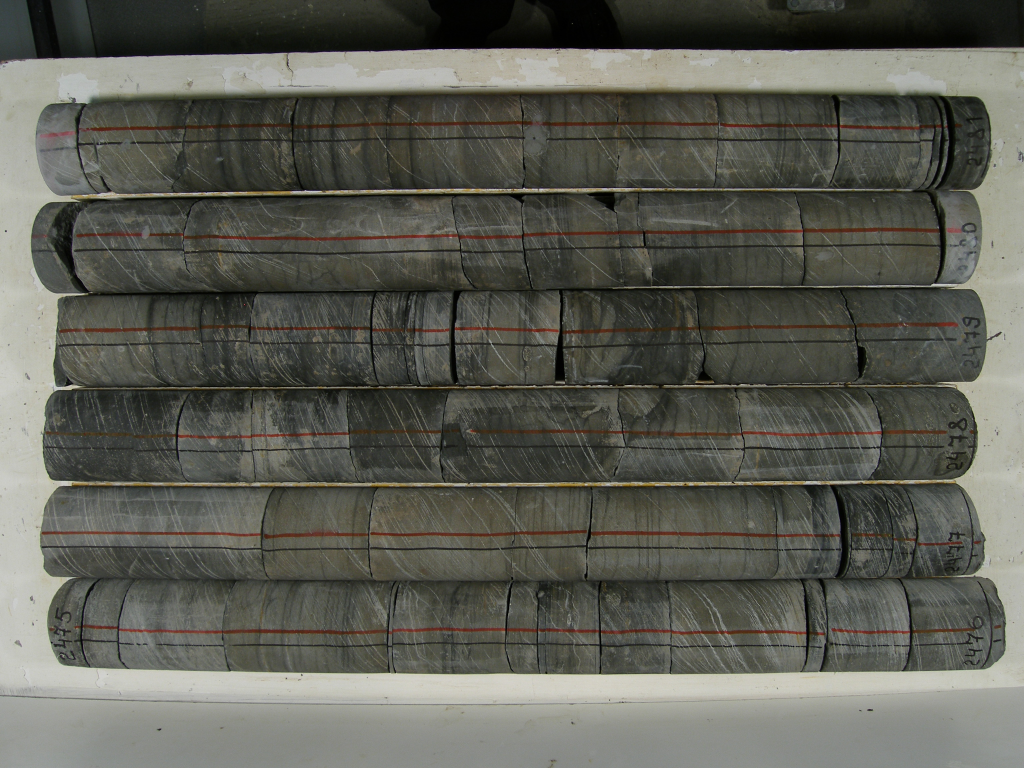
%> input picture kern/P0000001.JPG, 3072 x 2304 px (shown at 1/3 size)
$ octave --eval "result = flow_('P0000001.JPG');"   (GNU Octave 9; MATLAB toolbox functions it lacks are replaced by stand-ins)
%> lines starting %> are read from the running program, lines starting %| are printed output that depends on the picture; in (x1, y1, x2, y2) boxes, pixels count from 0 and x2, y2 are one past the last pixel; in counts of white or black regions, pixels touching at a corner belong together; the program's own positions count from 1
### kern/xcorr.m
function [c,lags] = xcorr(x,varargin)
%XCORR Cross-correlation function estimates.
%   C = XCORR(A,B), where A and B are length M vectors (M>1), returns
%   the length 2*M-1 cross-correlation sequence C. If A and B are of
%   different length, the shortest one is zero-padded.  C will be a
%   row vector if A is a row vector, and a column vector if A is a
%   column vector.
%
%   XCORR produces an estimate of the correlation between two random
%   (jointly stationary) sequences:
%          C(m) = E[A(n+m)*conj(B(n))] = E[A(n)*conj(B(n-m))]
%   It is also the deterministic correlation between two deterministic
%   signals.
%
%   XCORR(A), when A is a vector, is the auto-correlation sequence.
%   XCORR(A), when A is an M-by-N matrix, is a large matrix with
%   2*M-1 rows whose N^2 columns contain the cross-correlation
%   sequences for all combinations of the columns of A.
%   The zeroth lag of the output correlation is in the middle of the
%   sequence, at element or row M.
%
%   XCORR(...,MAXLAG) computes the (auto/cross) correlation over the
%   range of lags:  -MAXLAG to MAXLAG, i.e., 2*MAXLAG+1 lags.
%   If missing, default is MAXLAG = M-1.
%
%   [C,LAGS] = XCORR(...)  returns a vector of lag indices (LAGS).
%
%   XCORR(...,SCALEOPT), normalizes the correlation according to SCALEOPT:
%     'biased'   - scales the raw cross-correlation by 1/M.
%     'unbiased' - scales the raw correlation by 1/(M-abs(lags)).
%     'coeff'    - normalizes the sequence so that the auto-correlations
%                  at zero lag are identically 1.0.
%     'none'     - no scaling (this is the default).
%
%   See also XCOV, CORRCOEF, CONV, CCONV, COV and XCORR2.

%   Author(s): R. Losada
%   Copyright 1988-2004 The MathWorks, Inc.
%   $Revision: 1.16.4.4 $  $Date: 2007/12/14 15:06:38 $
%
%   References:
%     S.J. Orfanidis, "Optimum Signal Processing. An Introduction"
%     2nd Ed. Macmillan, 1988.

error(nargchk(1,4,nargin,'struct'));

[x,nshift] = shiftdim(x);
[xIsMatrix,autoFlag,maxlag,scaleType,msg] = parseinput(x,varargin{:});
if ~isempty(msg), error(generatemsgid('SigErr'),msg); end

if xIsMatrix,
	[c,M,N] = matrixCorr(x);
else
	[c,M,N] = vectorXcorr(x,autoFlag,varargin{:});
end

% Force correlation to be real when inputs are real
c = forceRealCorr(c,x,autoFlag,varargin{:});


lags = -maxlag:maxlag;


% Keep only the lags we want and move negative lags before positive lags
if maxlag >= M,
	c = [zeros(maxlag-M+1,N^2);c(end-M+2:end,:);c(1:M,:);zeros(maxlag-M+1,N^2)];
else
	c = [c(end-maxlag+1:end,:);c(1:maxlag+1,:)];
end

% Scale as specified
[c,msg] = scaleXcorr(c,xIsMatrix,scaleType,autoFlag,M,maxlag,lags,x,varargin{:});
if ~isempty(msg), error(generatemsgid('SigErr'),msg); end

% If first vector is a row, return a row
c = shiftdim(c,-nshift);

%----------------------------------------------------------------
% [16 lines left out: function matrixCorr, not called in this run]

%----------------------------------------------------------------
function [c,M,N] = vectorXcorr(x,autoFlag,varargin)
% Compute auto- or cross-correlation for vector inputs

x = x(:);

[M,N] = size(x);

if autoFlag,
	% Autocorrelation
	% Compute correlation via FFT
	X = fft(x,2^nextpow2(2*M-1));
	c = ifft(abs(X).^2);

else
	% xcorrelation
	y = varargin{1};
	y = y(:);
	L = length(y);

	% Cache the length(x)
	Mcached = M;

	% Recompute length(x) in case length(y) > length(x)
	M = max(Mcached,L);

    if (L ~= Mcached) && any([L./Mcached, Mcached./L] > 10),

        % Vector sizes differ by a factor greater than 10,
		% fftfilt is faster
		neg_c = conj(fftfilt(conj(x),flipud(y))); % negative lags
		pos_c = flipud(fftfilt(conj(y),flipud(x))); % positive lags

		% Make them of almost equal length (remove zero-th lag from neg)
		lneg = length(neg_c); lpos = length(pos_c);
		neg_c = [zeros(lpos-lneg,1);neg_c(1:end-1)];
		pos_c = [pos_c;zeros(lneg-lpos,1)];

		c = [pos_c;neg_c];

	else
		if L ~= Mcached,
			% Force equal lengths
			if L > Mcached
				x = [x;zeros(L-Mcached,1)];

			else
				y = [y;zeros(Mcached-L,1)];
			end
		end

		% Transform both vectors
		X = fft(x,2^nextpow2(2*M-1));
		Y = fft(y,2^nextpow2(2*M-1));

		% Compute cross-correlation
		c = ifft(X.*conj(Y));
	end
end

%----------------------------------------------------------------
function [c,msg] = scaleXcorr(c,xIsMatrix,scaleType,autoFlag,...
	M,maxlag,lags,x,varargin)
% Scale correlation as specified

msg = '';

switch scaleType,
case 'none',
	return
case 'biased',
	% Scales the raw cross-correlation by 1/M.
	c = c./M;
case 'unbiased',
	% Scales the raw correlation by 1/(M-abs(lags)).
	scale = (M-abs(lags)).';
	scale(scale<=0)=1; % avoid divide by zero, when correlation is zero

	if xIsMatrix,
		scale = repmat(scale,1,size(c,2));
	end
	c = c./scale;
case 'coeff',
	% Normalizes the sequence so that the auto-correlations
	% at zero lag are identically 1.0.
	if ~autoFlag,
		% xcorr(x,y)
		% Compute autocorrelations at zero lag
		cxx0 = sum(abs(x).^2);
		cyy0 = sum(abs(varargin{1}).^2);
		scale = sqrt(cxx0*cyy0);
		c = c./scale;
	else
		if ~xIsMatrix,
			% Autocorrelation case, simply normalize by c[0]
			c = c./c(maxlag+1);
		else
			% Compute the indices corresponding to the columns for which
			% we have autocorrelations (e.g. if c = n by 9, the autocorrelations
			% are at columns [1,5,9] the other columns are cross-correlations).
			[mc,nc] = size(c);
			jkl = reshape(1:nc,sqrt(nc),sqrt(nc))';
			tmp = sqrt(c(maxlag+1,diag(jkl)));
			tmp = tmp(:)*tmp;
			cdiv = repmat(tmp(:).',mc,1);
			c = c ./ cdiv; % The autocorrelations at zero-lag are normalized to
			% one
		end
	end
end

%----------------------------------------------------------------
function [xIsMatrix,autoFlag,maxlag,scaleType,msg] = parseinput(x,varargin)
%    Parse the input and determine optional parameters:
%
%    Outputs:
%       xIsMatrix - flag indicating if x is a matrix
%       AUTOFLAG  - 1 if autocorrelation, 0 if xcorrelation
%       maxlag    - Number or lags to compute
%       scaleType - String with the type of scaling wanted
%       msg       - possible error message

% Set some defaults
scaleType = '';
autoFlag = 1; % Assume autocorrelation until proven otherwise
maxlag = [];

errMsg = 'Input argument is not recognized.';

switch nargin,
case 2,
	% Can be (x,y), (x,maxlag), or (x,scaleType)
	if ischar(varargin{1}),
		% Second arg is scaleType
		scaleType = varargin{1};

	elseif isnumeric(varargin{1}),
		% Can be y or maxlag
		if length(varargin{1}) == 1,
			maxlag = varargin{1};
		else
			autoFlag = 0;
			y = varargin{1};
		end
	else
		% Not recognized
		msg = errMsg;
		return
	end
case 3,
	% Can be (x,y,maxlag), (x,maxlag,scaleType) or (x,y,scaleType)
	maxlagflag = 0; % By default, assume 3rd arg is not maxlag
	if ischar(varargin{2}),
		% Must be scaletype
		scaleType = varargin{2};

	elseif isnumeric(varargin{2}),
		% Must be maxlag
		maxlagflag = 1;
		maxlag = varargin{2};

	else
		% Not recognized
		msg = errMsg;
		return
	end

	if isnumeric(varargin{1}),
		if maxlagflag,
			autoFlag = 0;
			y = varargin{1};
		else
			% Can be y or maxlag
			if length(varargin{1}) == 1,
				maxlag = varargin{1};
			else
				autoFlag = 0;
				y = varargin{1};
			end
		end
	else
		% Not recognized
		msg = errMsg;
		return
	end

case 4,
	% Must be (x,y,maxlag,scaleType)
	autoFlag = 0;
	y = varargin{1};

	maxlag = varargin{2};

	scaleType = varargin{3};
end

% Determine if x is a matrix or a vector
[xIsMatrix,m] = parse_x(x);


if ~autoFlag,
	% Test y for correctness
	[maxlag,msg] = parse_y(y,m,xIsMatrix,maxlag);
	if ~isempty(msg),
		return
	end
end

[maxlag,msg] = parse_maxlag(maxlag,m);
if ~isempty(msg),
	return
end


% Test the scaleType validity
[scaleType,msg] = parse_scaleType(scaleType,errMsg,autoFlag,m,varargin{:});
if ~isempty(msg),
	return
end


%-------------------------------------------------------------------
function [xIsMatrix,m] = parse_x(x)


xIsMatrix = (size(x,2) > 1);

m = size(x,1);


%-------------------------------------------------------------------
function [maxlag,msg] = parse_y(y,m,xIsMatrix,maxlag)
msg = '';
[my,ny] = size(y);
if ~any([my,ny] == 1),
	% Second arg is a matrix, error
	msg = 'B must be a vector (min(size(B))==1).';
	return
end

if xIsMatrix,
	% Can't do xcorr(matrix,vector)
	msg = 'When B is a vector, A must be a vector.';
	return
end
if (length(y) > m) && isempty(maxlag),
	% Compute the default maxlag based on the length of y
	maxlag = length(y) - 1;
end

%-------------------------------------------------------------------
function [maxlag,msg] = parse_maxlag(maxlag,m)
msg = '';
if isempty(maxlag),
	% Defaul hasn't been assigned yet, do so
	maxlag = m-1;
else
	% Test maxlag for correctness
	if  length(maxlag)>1
		msg = 'Maximum lag must be a scalar.';
		return
	end
	if maxlag < 0,
		maxlag = abs(maxlag);
	end
	if maxlag ~= round(maxlag),
		msg = 'Maximum lag must be an integer.';
	end
end

%--------------------------------------------------------------------
function c = forceRealCorr(c,x,autoFlag,varargin)
% Force correlation to be real when inputs are real

forceReal = 0; % Flag to determine whether we should force real corr

if (isreal(x) && autoFlag) || (isreal(x) && isreal(varargin{1})),
	forceReal = 1;
end


if forceReal,
	c = real(c);
end

%--------------------------------------------------------------------
function [scaleType,msg] = parse_scaleType(scaleType,errMsg,autoFlag,m,varargin)
msg = '';
if isempty(scaleType),
	scaleType = 'none';
else
	scaleOpts = {'biased','unbiased','coeff','none'};
	indx = find(strncmpi(scaleType, scaleOpts, length(scaleType)));

	if isempty(indx),
		msg = errMsg;
		return
	else
		scaleType = scaleOpts{indx};
	end

	if ~autoFlag && ~strcmpi(scaleType,'none') && (m ~= length(varargin{1})),
		msg = 'Scale option must be ''none'' for different length vectors A and B.';
		return
	end
end

% EOF

### kern/findpeaks.m

function [pks,locs] = findpeaks(X,varargin)
%FINDPEAKS Find local peaks in data
%   PKS = FINDPEAKS(X) finds local peaks in the data vector X.
%
%   [PKS,LOCS]= FINDPEAKS(X) also returns the indices LOCS at which the
%   peaks occur.
%
%   [...] = FINDPEAKS(X,'MINPEAKHEIGHT',MPH) finds only those peaks that
%   are greater than MINPEAKHEIGHT MPH. Specifying a minimum peak height
%   may help in reducing the processing time. MPH is a real valued scalar.
%   The default value of MPH is -Inf.
%
%   [...] = FINDPEAKS(X,'MINPEAKDISTANCE',MPD) finds peaks that are at
%   least separated by MINPEAKDISTANCE MPD. MPD is a positive integer
%   valued scalar. This parameter may be specified to ignore smaller peaks
%   that may occur in close proximity to a large local peak. For example,
%   if a large local peak occurs at index N, then all smaller peaks in the
%   range (N-MPD, N+MPD) are ignored. If not specified, MPD is assigned a
%   value of one.
%
%   [...] = FINDPEAKS(X,'THRESHOLD',TH)finds peaks that are at least
%   greater than their neighbhors by the THRESHOLD TH. TH is real valued
%   scalar greater than or equal to zero. The default value of TH is zero.
%
%   [...] = FINDPEAKS(X,'NPEAKS',NP) specifies the number of peaks to be
%   found. NP is an integer greater than zero. When specified, the
%   procedure terminates once NP peaks are found and the NP peaks are
%   returned. If not specified, all peaks are returned.
%
%   [...] = FINDPEAKS(X,'SORTSTR',STR) specifies the direction of sorting
%   of peaks. STR can take values of 'ascend','descend' or 'none'. If not
%   specified, STR takes the value of 'none' and the peaks are returned in
%   the order of their occurrence.
%
%   See also DSPDATA/FINDPEAKS

%   Copyright 2007-2008 The MathWorks, Inc.
%   $Revision: 1.1.6.7 $  $Date: 2008/10/31 06:59:25 $

error(nargchk(1,11,nargin,'struct'));

% [8 lines of commented-out code are left out]
Ph = -Inf;
Pd = 1;
Th = 0;
Str = 'descend';
Np = numel(X);

pks = [];
locs = [];


M = numel(X);


if (M < 3)
    datamsgid = generatemsgid('emptyDataSet');
    error(datamsgid,'Data set must contain at least 3 samples.');
else
    Indx = find(X > Ph);
    if(isempty(Indx))
        mphmsgid = generatemsgid('largeMinPeakHeight');
        warning(mphmsgid,'Invalid MinPeakHeight. There are no data points greater than MinPeakHeight.');
    else
        % validate value of Pd and set default values for Pd and Np
        [Pd,Np] = setvalues(Pd,Np,M);
        if(Pd >= M)
            pdmsgid = generatemsgid('largeMinPeakDistance');
            error(pdmsgid,'Invalid MinPeakDistance. Set MinPeakDistance as an integer in the range between 1 and %s.',...
                num2str(M));
        else
            [pks,locs] =getpeaks(X,Indx,Pd,Th,Np);
        end
    end
end

if isempty(pks)
    npmsgid = generatemsgid('noPeaks');
    warning(npmsgid,'No peaks found.')
elseif(~strcmp(Str,'none'))
    [pks,s]  = sort(pks,Str);
    if(~isempty(locs))
        locs = locs(s);
    end
end

%--------------------------------------------------------------------------
function [Pd,Np] = setvalues(Pd,Np,L)

if ~isempty(Pd) && (~isnumeric(Pd) || ~isscalar(Pd) ||any(rem(Pd,1)) || (Pd < 1))
    Nmsgid = generatemsgid('invalidMinPeakDistance');
    error(Nmsgid,'MinPeakDistance should be an integer greater than 0.');
end

if(isempty(Pd))
    Pd = 1;
end

if(isempty(Np))
    Np = L;
end

%--------------------------------------------------------------------------
function [pks,locs] =getpeaks(Data,Indx,Pd,Th,Np)
% This function finds peaks in data set Data whose index set Indx is
% disjoint. Some data points were removed from the original set through
% preprocessing

m = 0;                  % counter for peaks found
L = numel(Indx);
M = numel(Data);

% Pre-allocate for speed
pks  = zeros(1,Np);
locs = zeros(1,Np);

endindx = M;      % last point in the index set

j = 0;
% First, the "Pd" neighbors, on either side, of the current data point are
% found. Then the current data point is compared with these neighbors to
% determine whether it is a peak.

while (j < L) && (m < Np)
    j = j+1;

    currentIdx = Indx(j);

    % leftmost neighbor index
    endL = max(1,currentIdx - Pd);

    % Update the leftmost neighbor index if there is a peak within "Pd"
    % neighbors of leftmost index
    if(m > 0)
        prevPeakBoundL = min([locs(m)+Pd, endindx-1]);
        if currentIdx < prevPeakBoundL
            k = find(Indx(j+1:end),1,'first');
            if ~isempty(k)
                j = j+k;
                currentIdx = Indx(j);
            else
                break;
            end
        end
    end

    % rightmost neighbor index
    endR = min(currentIdx + Pd,endindx);

    % create neighbor data set
    temp = Data(endL:endR);

    % set current data point to -Inf in the neighbor data set
    temp(currentIdx-endL+1) = -Inf;

    % Compare current data point with all neighbors
    if(all((Data(currentIdx) > temp+Th)) && (currentIdx ~=1)&& (currentIdx~=M))
        m = m+1;
        locs(m) = currentIdx;  % loctions of peaks
        pks(m)  = Data(currentIdx);  % peaks
    end
end

% return all peaks found
if m~=0
    locs = locs(locs > 0);
    pks  = pks(1:length(locs));
else
    locs = [];
    pks = [];
end


% [EOF]

### kern/flow_.m
function k=flow_(name)
%> called with name = 'P0000001.JPG'
threshold=30;
dd=30;
n=6;
im=rgb2gray(imread(name));
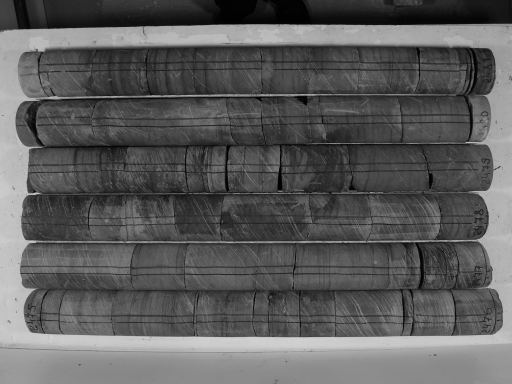
%> im: size 2304x3072 uint8 (shown at 1/6 size); min 0, max 223, mean 92.3
%m=conv2(ones(1,30),1,im);
%m=abs(diff(m));
m2=abs(conv2([1 -1],ones(1,30),im,'same'));
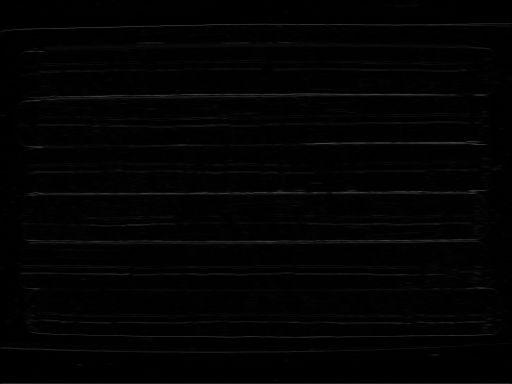
%> m2: size 2304x3072 double (shown at 1/6 size); min 0, max 4670, mean 58.6; drawn with min black and max white
m=conv2(m2,hanning(30),'same');
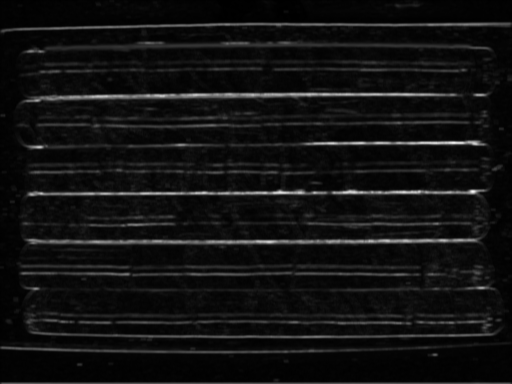
%> m: size 2304x3072 double (shown at 1/6 size); min 12.98, max 11766.3, mean 838.8; drawn with min black and max white
m=uint8(m./max(max(m)).*255);
%> m: size 2304x3072 uint8

d=size(m);
% [12 lines of commented-out code are left out]

s=sum(m,2);
%> s = 2304 values, max 400514 at index 1159, min 6929 at index 1, mean 55844.9
xc=xcorr(s);
%> in xcorr, `[x,nshift] = shiftdim(x);`: x has the same summary as s in flow_; nshift = 0
%> in parseinput, `[xIsMatrix,m] = parse_x(x);`: xIsMatrix = false; m = 2304
%> in parse_maxlag, `maxlag = m-1;`: maxlag = 2303
%> in parseinput, `[maxlag,msg] = parse_maxlag(maxlag,m);`: msg = ''
%> in parseinput, `[scaleType,msg] = parse_scaleType(scaleType,errMsg,autoFlag,m,varargin..`: scaleType = 'none'
%> in xcorr, `[xIsMatrix,autoFlag,maxlag,scaleType,msg] = parseinput(x,varargin{:});`: xIsMatrix = false; autoFlag = 1; maxlag = 2303; scaleType = 'none'; msg = ''
%> in vectorXcorr, `x = x(:);`: x has the same summary as s in flow_
%> in vectorXcorr, `c = ifft(abs(X).^2);`: c = 8192 values, max 1.52e+13 at index 1, min -0.00244 at index 4603, mean 2.02e+12
%> in xcorr, `[c,M,N] = vectorXcorr(x,autoFlag,varargin{:});`: M = 2304; N = 1
%> in xcorr, `lags = -maxlag:maxlag;`: lags = 4607 values from -2303 to 2303
%> in xcorr, `c = [c(end-maxlag+1:end,:);c(1:maxlag+1,:)];`: c = 4607 values, max 1.52e+13 at index 2304, min 1.95e+09 at index 1, mean 3.59e+12
%> xc has the same summary as c in xcorr
[pk,ind]=findpeaks(xc,'sortstr','descend');
%> in findpeaks, `Indx = find(X > Ph);`: Indx = 4607 values from 1 to 4607
%> in getpeaks, `L = numel(Indx);`: L = 4607
%> the loop in getpeaks, `while (j < L) && (m < Np)` made 4607 passes
%> (endL, m) on pass 38: (37, 1)
%> after the loop in getpeaks, `while (j < L) && (m < Np)`: locs = 4607 values, max 4570 at index 69, min 0 at index 70, mean 34.51; m = 69; pks = 4607 values, max 1.52e+13 at index 35, min 0 at index 70, mean 5.98e+10; prevPeakBoundL = 4571; temp = [4.13e+09; -Inf]
%> in getpeaks, `locs = locs(locs > 0);`: locs = 69 values from 38 to 4570
%> in getpeaks, `pks  = pks(1:length(locs));`: pks = 69 values, max 1.52e+13 at index 35, min 3.84e+10 at index 67, mean 3.99e+12
%> in findpeaks, `[pks,locs] =getpeaks(X,Indx,Pd,Th,Np);`: locs = 69 values from 38 to 4570
%> in findpeaks, `[pks,s]  = sort(pks,Str);`: pks = 69 values, max 1.52e+13 at index 1, min 3.84e+10 at index 69, mean 3.99e+12; s = 69 values, max 69 at index 64, min 1 at index 65, mean 35
%> in findpeaks, `locs = locs(s);`: locs = 69 values, max 4570 at index 64, min 38 at index 65, mean 2304
%> pk has the same summary as pks in findpeaks; ind has the same summary as locs in findpeaks
w=abs(ind(3)-ind(2))/2;
%> w = 291
t=zeros(1,n*w+1);
t(1:w:n*w+1)=255;
%xc=xcorr(s,t);
[v,ind]=max(xcorr(s,t));
%> in parse_y, `[my,ny] = size(y);`: my = 1; ny = 1747
%> v = 389421465; ind = 2585
df=ind-length(s);
%> df = 281
%plot(ind);
%[v,ind]=max(m(df-15:df+15,:));
l=df:w:n*w+df+1;
%> l = [281 572 863 1154 1445 1736 2027]

l=reshape(repmat(l,2*dd+1,1)+repmat((-dd:dd)',1,length(l)),1,length(l)*(2*dd+1));
%> l = 427 values from 251 to 2057
mm=uint8(zeros(size(m)));
mm(l,:)=uint8(m(l,:));
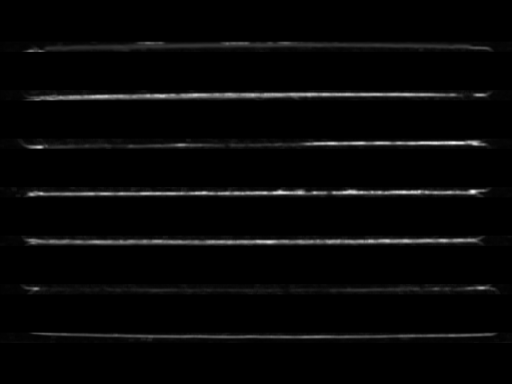
%> mm: size 2304x3072 uint8 (shown at 1/6 size); min 0, max 255, mean 6.8
% [4 lines of commented-out code are left out]

pp=zeros(n+1,d(2));
k=zeros(n+1,3);
for i=1:n+1
    %[v,pp(i,:)]=max(m(df+(i-1)*w-dd:df+(i-1)*w+dd,:));
    pp(i,:)=double(m(df+(i-1)*w-dd:df+(i-1)*w+dd,:))'*(df+(i-1)*w-dd:df+(i-1)*w+dd)'./sum(double(m(df+(i-1)*w-dd:df+(i-1)*w+dd,:)),1)';
    k(i,:)=polyfit(200:d(2)-200,pp(i,200:d(2)-200),2);
end;
%> after the loop, k = [9.75e-06 -0.0334 299.8; 3.86e-06 -0.0179 590.3; -7.43e-07 -0.00378 874.1; -2.16e-07 -0.00212 1161.8; -3.01e-06 0.00692 1447.6; -2.93e-06 0.00841 1733.1; -6.39e-06 0.021 2005.3]
%figure,plot(pp')
for i=1:n+1
    ll=uint16(polyval(k(i,:),1:d(2)));
    for j=1:d(2),
        im(ll(j),j)=255;
    end;
end;
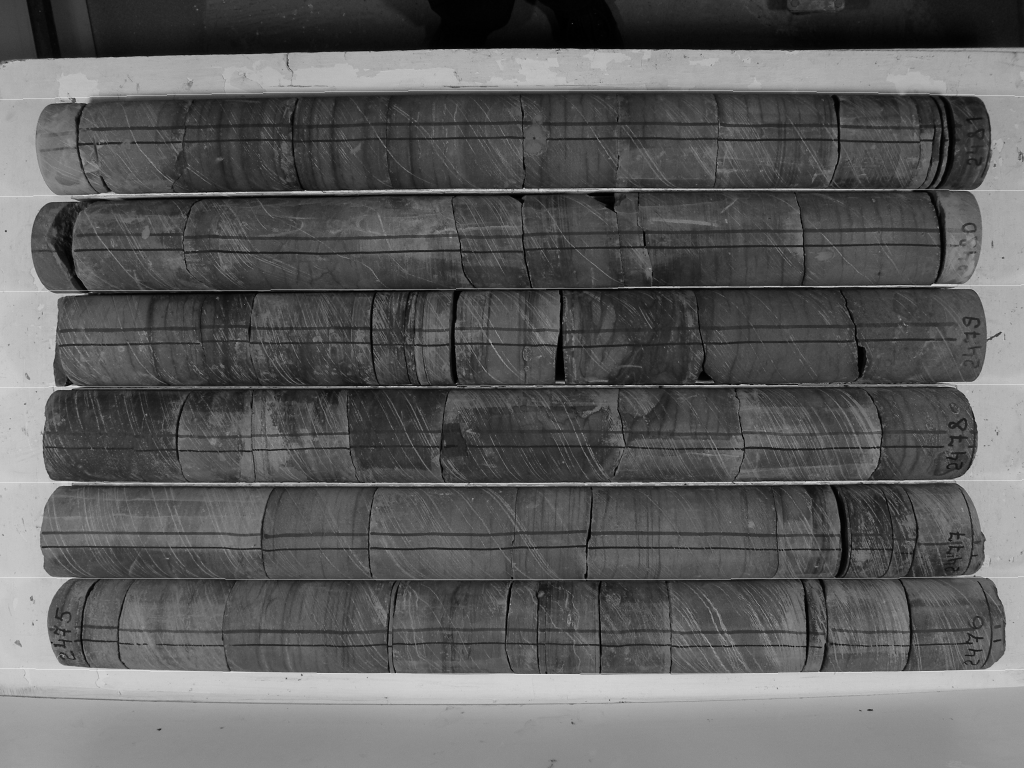
%> im: size 2304x3072 uint8 (shown at 1/3 size); 0.3% of pixels changed, all inside (x1, y1, x2, y2) = (0, 270, 3072, 2023)
%> `result = flow_('P0000001.JPG');`: result has the same summary as k in flow_
imshow(im);
